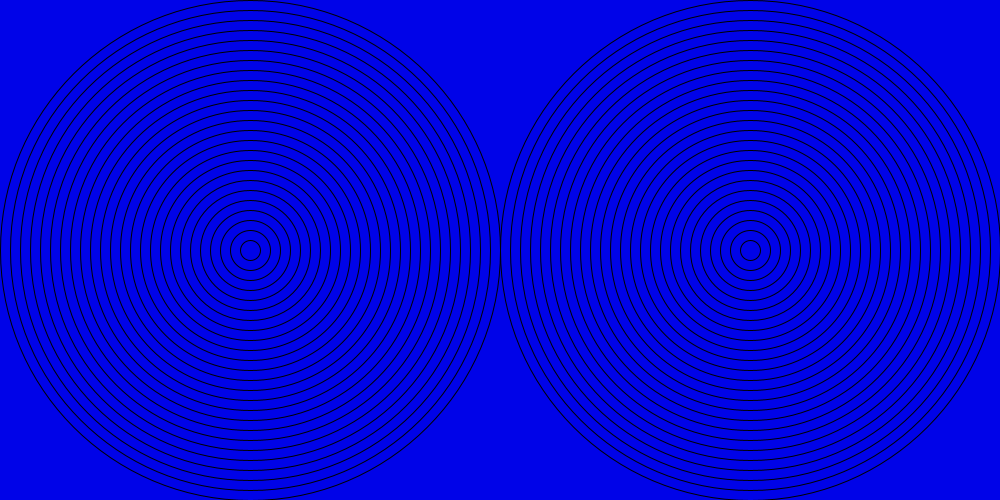
Frame 1 (no input)
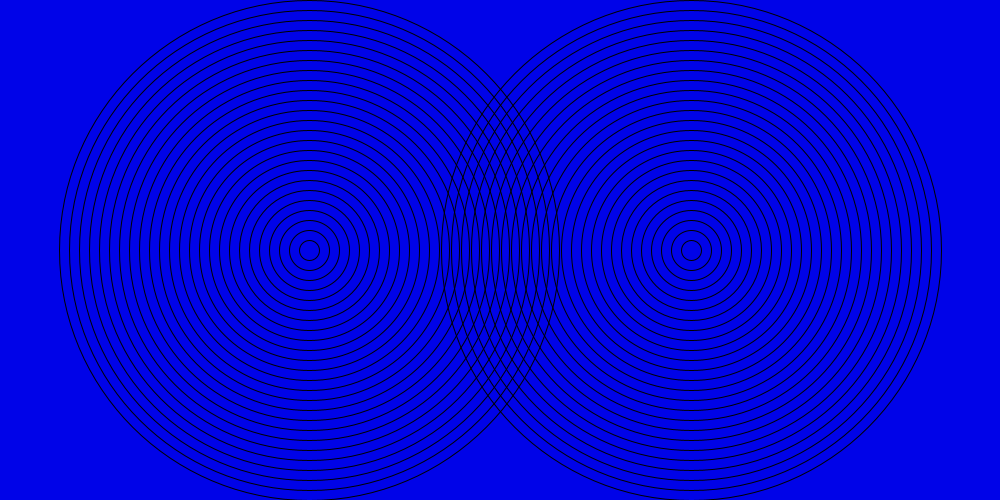
Frame 60 (the mouse pressed at the canvas centre just before this capture)
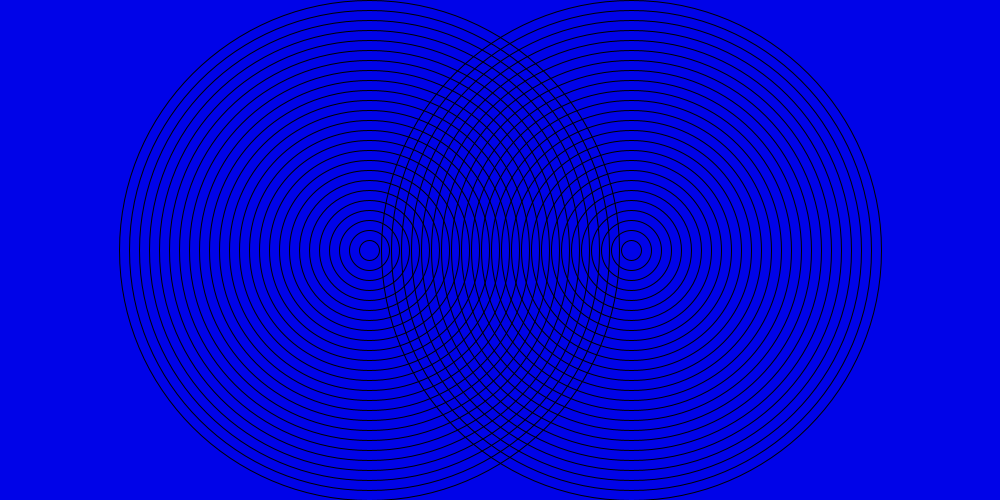
Frame 120 (the mouse held since frame 60 and released just before this capture)

The Processing sketch that drew these frames (run headless with seeded random() and noise(); from frame 60 on, the mouse is pressed at the canvas centre):

// Processing sketch: amazing_rings
// ── amazing_rings.pde
int xOne=250;
int xTwo=750;
void setup(){
size(1000,500);
}
void draw(){
  fill(#F2F2F2);
  background(1000);
for (int i=25; i>0; i--){

      noFill();
        ellipse(xOne,250,i*20,i*20);
}
    for (int k=25; k>0; k--){
  
      noFill();
        ellipse(xTwo,250,k*20,k*20);
    
    }
    xOne++;
    xTwo--;
   if (xOne>1000){
    
    xOne=0;
   }
   if (xTwo<0){
     xTwo=1000;
}}
